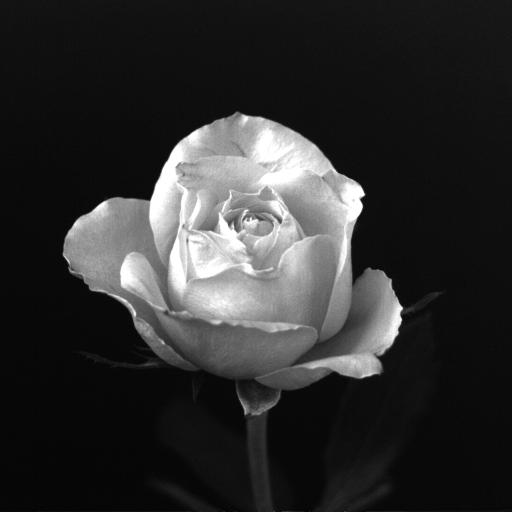
#> input picture Rose 1024x1024.tif, 1024 x 1024 px (shown at 1/2 size)
$ jupyter execute 'resolution, histogram, thresholding.ipynb'
#> lines starting #> are read from the running program, lines starting #| are printed output that depends on the picture; after the words box and inside, x2 and y2 are one past the last pixel; in counts of white or black regions, pixels touching at a corner belong together
1.(a)  decrease spatial resulation by half

[cell 1]
import cv2
import numpy as np
import matplotlib.pyplot as plt

function to decrease spatial resolution by half

[cell 2]
def decrease_resolution(image):
    height, weidth = image.shape
    decreased_image = np.zeros((height // 2 , weidth // 2))

    for r in range(0, height, 2):
        for c in range(0, weidth, 2):
            decreased_image[r // 2, c // 2] = image[r,c]

    return np.uint8(decreased_image)

loading the original image

[cell 3]
original_image = cv2.imread("./Rose 1024x1024.tif", cv2.IMREAD_GRAYSCALE)
#> original_image is the input picture: shape (1024, 1024); min 0, max 255, mean 46.8
original_image = cv2.resize(original_image, (512 , 512))
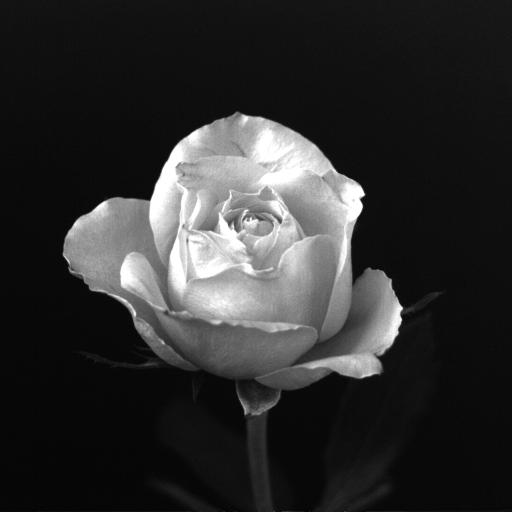
#> original_image: shape (512, 512); min 3, max 255, mean 46.9

decreasing the spatial resolution by half

[cell 4]
decreased_image = original_image.copy()
plt.figure(figsize = (13, 13))

for k in range(1, 5):
    plt.subplot(2, 2, k)
    plt.imshow(decreased_image, cmap = 'gray')
    height, weidth = decreased_image.shape
    plt.title(f"{height}x{weidth}")
    decreased_image = decrease_resolution(decreased_image)
#> this loop made 4 passes
#> pass 2, `decreased_image = decrease_resolution(decreased_image)`:
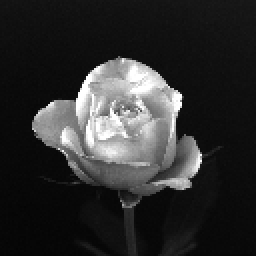
#> decreased_image: shape (128, 128) (shown 2 times larger); min 4, max 255, mean 46.9
#> pass 3, `decreased_image = decrease_resolution(decreased_image)`:
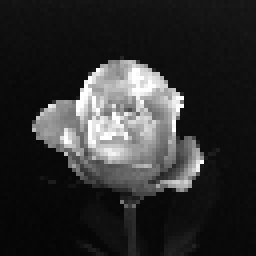
#> decreased_image: shape (64, 64) (shown 4 times larger); min 4, max 255, mean 46.8
#> after the loop:
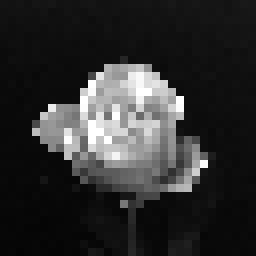
#> decreased_image: shape (32, 32) (shown 8 times larger); min 4, max 255, mean 46.9

plt.show()

1.(b)  decrease intensity level resolution by one bit upto binary level

[cell 5]
def  decrease_resolution(image, number_of_bits):
    step = 255 / (2** number_of_bits - 1)
    height, weidth = image.shape
    decreased_image = image.copy()

    for r in range(height):
        for c in range(weidth):
            decreased_image[r,c] = round(image[r,c] / step) * step

    return decreased_image

loading original image

[cell 6]
original_image2 = cv2.imread("./Skull 374x452.tif", 0)
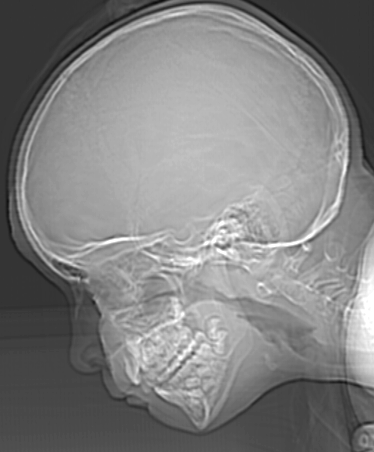
#> input picture Skull 374x452.tif, 374 x 452 px
#> original_image2 is the input picture: shape (452, 374); min 12, max 255, mean 129.4

decreasing intensity level resolution by one bit

[cell 7]
decreased_image = original_image2.copy()
plt.Figure(figsize = (13 , 13))

for k in range(1,9):
    plt.subplot(2, 4, k)
    number_of_bits = 9 - k
    decreased_image = decrease_resolution(decreased_image, number_of_bits)
    plt.imshow(cv2.cvtColor(decreased_image, cv2.COLOR_BGR2RGB))
    plt.title(f"{number_of_bits}-Bits Image")
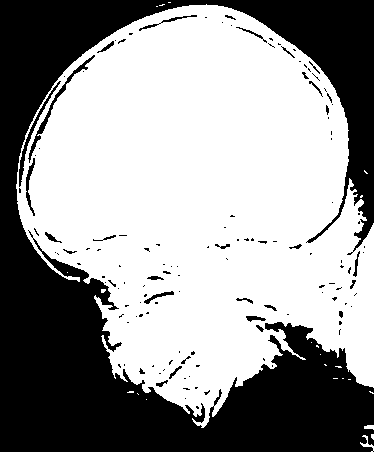
#> decreased_image: shape (452, 374); 59.7% white; 134 black regions (103 under 20 px), largest, box (x1, y1, x2, y2) and area: (0, 0, 374, 452) 65430, (28, 55, 95, 163) 449, (19, 81, 61, 187) 349

plt.show()
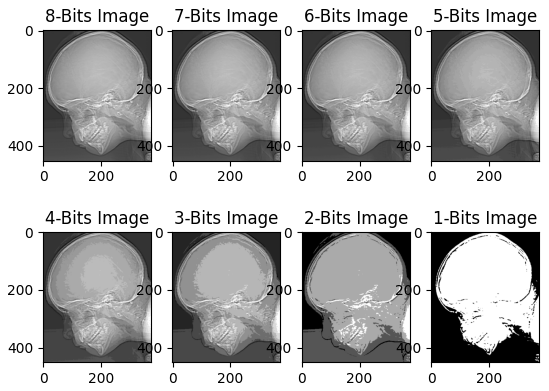
#> figure drawn by matplotlib, 8 panels

1(c).  creating histogram and making single threshold segmentation and observe function for generating histogram

[cell 8]
def generate_histogram(image):
    gray_levels_count = np.zeros(256)
    height, weidth = image.shape
#> height = 452; weidth = 374

    for r in range(height):
        for c in range(weidth):
            gray_levels_count[image[r,c]] += 1

    plt.bar(range(256), gray_levels_count, width = 1.0, color = "gray")
    plt.title("The histogram of the image")
    plt.show()
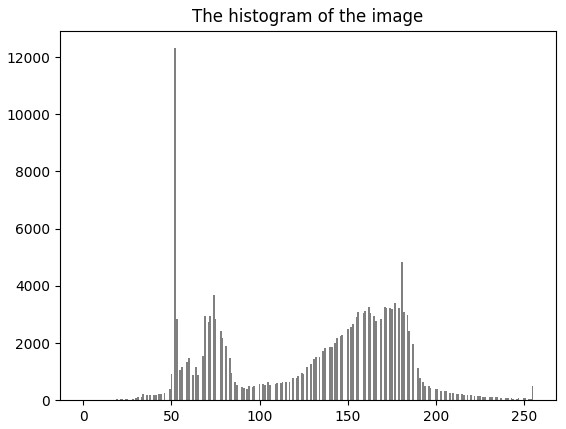
#> figure drawn by matplotlib, 1 panel; tallest bar 12310 high, from x = 51.5 to 52.5

loading the origina image

[cell 9]
original_image = cv2.imread("./Skull 374x452.tif", cv2.IMREAD_GRAYSCALE)
plt.imshow(cv2.cvtColor(original_image, cv2.COLOR_BGR2RGB))
plt.title("The skull image")
plt.show()

showing the histogram of the image

[cell 10]
generate_histogram(original_image)

making single thresholding segmentation

[cell 11]
threshold_intensity = 60
segmented_image = np.where(original_image < threshold_intensity , 0, 255)
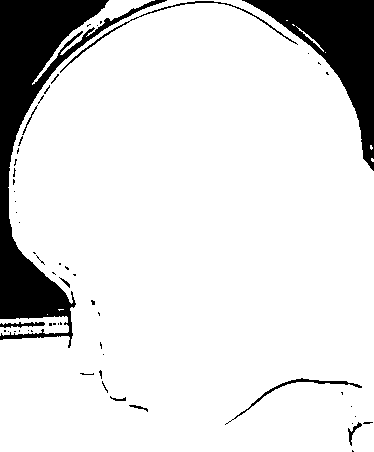
#> segmented_image: shape (452, 374) int64; 86.9% white; 57 black regions (47 under 20 px), largest, box (x1, y1, x2, y2) and area: (0, 0, 167, 348) 13253, (242, 0, 374, 171) 7410, (60, 1, 298, 73) 462
segmented_image = np.uint8(segmented_image)

plt.imshow(cv2.cvtColor(segmented_image, cv2.COLOR_BGR2RGB))
plt.title("The segmented image")
plt.show()

histogram of the segmented image

[cell 12]
generate_histogram(segmented_image)
#> in generate_histogram (call 2), `plt.show()`:
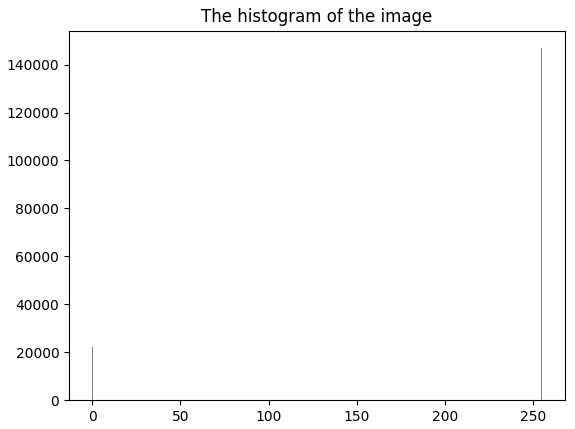
#> figure drawn by matplotlib, 1 panel; tallest bar 146849 high, from x = 254.5 to 255.5
